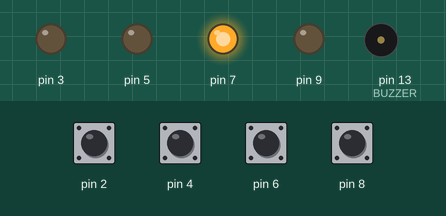
Recording of a sketch running on a simulated Arduino Uno, built with avr-gcc and run on an emulated ATmega328P. Parts: output pins drawn as LEDs (lit = HIGH), buzzer (waves = sounding). Dashed ring = blinking. The test bench sets the inputs (shaded band); at power-on: pin 2, pin 4, pin 6, pin 8 HIGH. Random numbers use the default seed unless the sketch sets one.

Above: at 1.2 s.
1.3 s: pin 2 pulled LOW for 0.15 s
At 3.4 s:
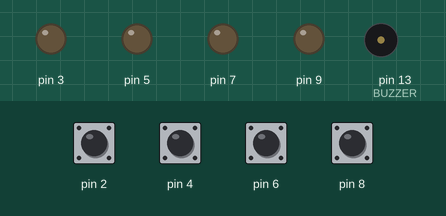
4.3 s: pin 6 pulled LOW for 0.15 s
At 4.67 s:
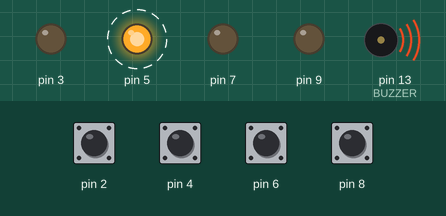
7.3 s: pin 4 pulled LOW for 1 s
At 10.2 s:
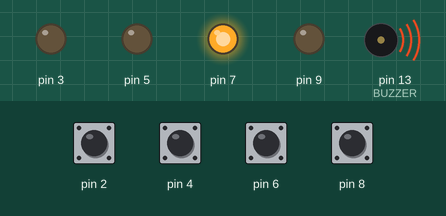
10.3 s: pin 2 pulled LOW for 1 s
At 11.16 s:
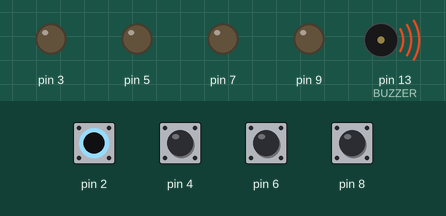
Timing chart, 0 to 15.8 s (numbered marks = the images above; inputs shaded):
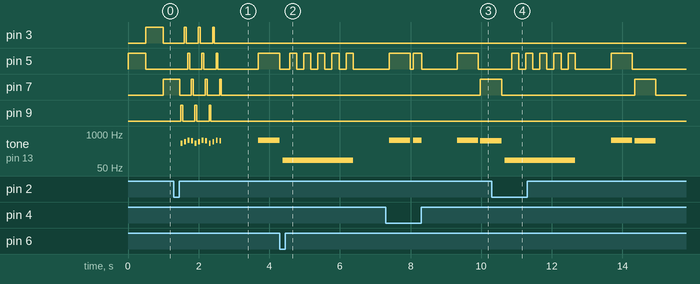

The sketch:

Senso4Arduino.ino
```cpp
// (licence header left out)
#include "Configuration.h"

#include "Buzzer.h"
#include "Led.h"
#include "Button.h"

Button buttons[4] = { Button(BUTTON1), Button(BUTTON2), Button(BUTTON3), Button(BUTTON4) };
LED leds[4] = { LED(LED1), LED(LED2), LED(LED3), LED(LED4) };
Buzzer buzzer;


void setup() {
#ifdef PRINTSCORETOSERIAL
	Serial.begin(115200);
#endif
}


void loop()
{
	// start mode, wait for button to determine the level (0-3)
	int level = start(MENUSPEED);

	// play the game
	int score = game(level);


	// if wanted, print out the score and loop back
#ifdef PRINTSCORETOSERIAL
	Serial.print("Score: ");
	Serial.println(score);
#endif

}

int game(int level)
{
	int del = getDelayForLevel(level);

	int pattern[256];
	fillPattern(pattern, 256);

	rotateButtons(3, 100);

	bool gameOver = false;
	int position = 0;

	int lives = LIVES;

	int playerPosition = 0;
	int playerState = PLAYERSTATEOK;


	while (!gameOver)
	{
		delay(1000);
		position++;

		playbackPattern(pattern, position, del);

		playerPosition = 0;
		playerState = PLAYERSTATEOK;

		while (playerPosition < position)
		{
			if (playerState == PLAYERSTATEERROR)
			{
				position--;
				break;
			}

			int correctButton = pattern[playerPosition];

			for (int i = 0; i < 4; i++)
			{
				int b = buttons[i].Read();

				if (b == PRESSED)
				{
					leds[correctButton].On();

					if (i == correctButton)
					{
						buzzer.Play(correctButton);
						playerPosition++;

						while (buttons[i].Read() != RELEASED)
						{
							delay(1);
						}

						buzzer.Stop();
						leds[correctButton].Off();
						break;
					}
					else
					{
						buzzer.Play(FAIL);

						for (int k = 0; k < 5; k++)
						{
							leds[correctButton].Off();
							delay(200);
							leds[correctButton].On();
							delay(200);
						}

						buzzer.Stop();
						leds[correctButton].Off();
						lives--;
						playerState = PLAYERSTATEERROR;
						waitUntilAllButtonsAreReleased();
					}
				}
			}

			if (lives == 0)
			{
				gameOver = true;
			}
		}

	}

	delay(200);
	flashButtons(16, 100);
	return position;
}


void playbackPattern(int *pattern, int position, int del)
{
	for (int i = 0; i < position; i++)
	{
		int led = pattern[i];
		leds[led].On();
		buzzer.Play(led);
		delay(del);
		buzzer.Stop();
		leds[led].Off();
		delay(del / 10);
	}
}

void waitUntilAllButtonsAreReleased()
{
	bool isPressed = true;

	while (isPressed) {

		isPressed = false;
		for (int i = 0; i < 4; i++)
		{
			int btn = buttons[i].Read();
			if (btn != ISRELEASED)
			{
				isPressed = true;
			}
		}
	}
}

void rotateButtons(int count, int del)
{
	int order[] = { 0,1,3,2 };

	for (int i = 0; i < count; i++)
	{

		for (int j = 0; j < 4; j++)
		{
			leds[order[j]].On();
			buzzer.Play(order[j]);
			delay(del / 2);
			leds[order[j]].Off();
			buzzer.Stop();
			delay(del / 2);


		}

	}
}

void flashButtons(int count, int del)
{
	for (int i = 0; i < count; i++)
	{
		for (int j = 0; j < 4; j++)
		{
			leds[j].On();

		}
		buzzer.Play(i % 4);
		delay(del / 2);
		for (int j = 0; j < 4; j++)
		{
			leds[j].Off();
		}
		buzzer.Stop();
		delay(del / 2);

	}
	delay(del * 2);
}

void fillPattern(int* pattern, int size)
{
	randomSeed(millis());
	for (int i = 0; i < size; i++)
	{
		pattern[i] = random(4);
	}
	return;
}

int getDelayForLevel(int level)
{
	switch (level)
	{
	case 0:
		return LEVEL1;
		break;
	case 1:
		return LEVEL2;
		break;
	case 2:
		return LEVEL3;
		break;
	default:
		return LEVEL4;
	}
}

int start(int ledDelay) {

	int lastrnd = -1;
	int rnd = -1;

	while (1)
	{
		long time = millis();


		do
		{
			rnd = rand() % 4;
		} while (rnd == lastrnd);

		lastrnd = rnd;
		leds[rnd].On();

#ifdef TONEINMENU
		buzzer.Play(rnd);
#endif

		while (time + ledDelay >= millis())
		{
			for (int i = 0; i < 4; i++)
			{
				int b = buttons[i].Read();
				if (b == RELEASED)
				{
					leds[rnd].Off();
					return i;
				}
			}
		}
		leds[rnd].Off();

#ifdef TONEINMENU
		buzzer.Stop();
#endif
	}
}
```

Button.cpp
```cpp
#include "Button.h"

Button::Button(int pin)
{
	buttonPin = pin;
	pinMode(buttonPin, INPUT_PULLUP);
	buttonState = digitalRead(pin);
	lastButtonState = buttonState;
}

int Button::Read()
{
	int returnValue = lastReturnValue;
	int reading = digitalRead(buttonPin);

	if (reading != lastButtonState)
	{
		lastDebounceTime = millis();
	}

	if ((millis() - lastDebounceTime) > DEBOUNCEDELAY)
	{
		if (reading != buttonState)
		{
			buttonState = reading;

			if (reading == LOW)
			{
				returnValue = PRESSED;
			}
			else
			{
				returnValue = RELEASED;
			}
		}
		else
		{
			if (reading == LOW)
			{
				returnValue = ISPRESSED;
			}
			else
			{
				returnValue = ISRELEASED;
			}
		}
	}

	lastButtonState = reading;
	lastReturnValue = returnValue;
	State = returnValue;
	return returnValue;
}
```

Button.h
```cpp
// Button
//
// Debounce and ButtonState-Class
// Only works with active low buttons
//
// With help from https://www.arduino.cc/en/Tutorial/InputPullupSerial
//
// Inital:		14.05.2016 Damian Puppetti / PLAY-ZONE.ch


#ifndef _BUTTON_h
#define _BUTTON_h

#include "arduino.h"
#include "Configuration.h"


#define PRESSED 1			// Button just has pressed
#define RELEASED 2			// Button just has been released
#define ISPRESSED 3			// Button is 'still' pressed
#define ISRELEASED 4		// Button is 'still' released


class Button
{
 protected:
	 int buttonPin;
	 int buttonState;
	 int lastButtonState;
	 int lastReturnValue;
	 long lastDebounceTime;
 public:
	 Button(int pin);
	 int Read();
	 int State;
};

#endif
```

Buzzer.cpp
```cpp
//
//
//

#include "Buzzer.h"
#include "Configuration.h"


void Buzzer::Play(int button)
{
#ifdef TONEINGAME
	switch (button)
	{
	case 0:
		tone(BUZZER, TONE1);
		break;
	case 1:
		tone(BUZZER, TONE2);
		break;
	case 2:
		tone(BUZZER, TONE3);
		break;
	case 3:
		tone(BUZZER, TONE4);
		break;
	case 4:
		tone(BUZZER, FAILTONE);
	}
#endif
}

void Buzzer::Stop()
{
	noTone(BUZZER);
}
```

Buzzer.h
```cpp
// Buzzer
//
// Yes, we need some music :)
//
// Inital:		14.05.2016 Damian Puppetti / PLAY-ZONE.ch


#ifndef _BUZZER_h
#define _BUZZER_h

#include "arduino.h"

#include "Configuration.h"

class Buzzer
{
 protected:


 public:
	 void Play(int button);
	 void Stop();
};


#endif
```

Led.cpp
```cpp
//
//
//
#include "Led.h"

LED::LED(int pin)
{
	ledPin = pin;
	pinMode(pin, OUTPUT);
}

void LED::On()
{
	digitalWrite(ledPin, HIGH);
}

void LED::Off()
{
	digitalWrite(ledPin, LOW);
}
```

Led.h
```cpp
// Configuration.h
//
// Simple class to switch some leds on and off
//
// Inital:		14.05.2016 Damian Puppetti / PLAY-ZONE.ch


#ifndef _LED_h
#define _LED_h

#include "arduino.h"
#include "Configuration.h"

class LED
{
protected:
	int ledPin;
public:
	LED(int pin);
	void On();
	void Off();
};

#endif
```

Configuration.h
```cpp
// Configuration.h
//
// Some static configuration values
//
// Inital:		14.05.2016 Damian Puppetti / PLAY-ZONE.ch

#pragma once

// Uncomment to play tones also when the game is in idle state
//#define TONEINMENU

// Uncomment to play tones while playing, game is completely silent when commented
#define TONEINGAME

// Uncomment if you wish that the score is printed out to the serial port
#define PRINTSCORETOSERIAL

// How fast the LEDs are changing when in idle
#define MENUSPEED 500

// Pins to which you connected the buttons, leds and the buzzer
#define BUTTON1 8
#define BUTTON2 2
#define BUTTON3 6
#define BUTTON4 4

#define LED1 9
#define LED2 3
#define LED3 7
#define LED4 5

#define BUZZER 13

#define FAIL 4

// Pitch associated to the buttons

#define TONE1 440
#define TONE2 508
#define TONE3 554
#define TONE4 587

// tone when a wrong button is pressed
#define FAILTONE 100

// you know what this means ;)
#define DEBOUNCEDELAY 20

// Delay on how low a button will be lit when playing back
#define LEVEL1	800
#define LEVEL2	600
#define LEVEL3	400
#define LEVEL4	200

// How many lives you got
#define LIVES 3

// Internal Defines
#define PLAYERSTATEOK 1
#define PLAYERSTATEERROR 0
```

Measured:
- after the input at 1.3 s, tone on pin 13 (BUZZER): plays 440 Hz for 0.05 s, 508 Hz for 0.05 s, 587 Hz for 0.05 s, 554 Hz for 0.05 s, 440 Hz for 0.05 s, 508 Hz for 0.05 s … (13 notes in this stretch), starting after 0.19 s
- after the input at 4.3 s, pin 5: alternates HIGH for 0.20 s and LOW for 0.20 s, 10 changes in all, then stays LOW, starting after 0.28 s; tone on pin 13 (BUZZER): silent → 100 Hz after 0.08 s, → silent 2.0 s later
- after the input at 7.3 s, pin 7: LOW → HIGH after 2.7 s
- after the input at 10.3 s, pin 5: goes 4 × (HIGH 0.20 s, LOW 0.20 s), HIGH 0.20 s, LOW 1.0 s, HIGH 0.60 s, then LOW, starting after 0.56 s
- by itself, pin 3, pin 9: alternates HIGH for 0.05 s and LOW for 0.35 s, 6 changes in all, then stays LOW
- by itself, pin 7: alternates HIGH for 0.05 s and LOW for 0.35 s, 7 changes in all, then stays LOW
